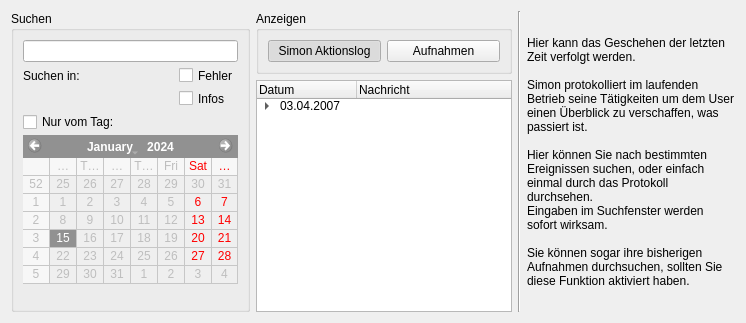
     <widget class="QWidget" name="page_4" >
      <layout class="QHBoxLayout" >
       <item>
        <widget class="QGroupBox" name="gwSearchInLogs" >
         <property name="maximumSize" >
          <size>
           <width>239</width>
           <height>16777215</height>
          </size>
         </property>
         <property name="title" >
          <string>Suchen</string>
         </property>
         <layout class="QVBoxLayout" >
          <item>
           <widget class="QLineEdit" name="leSearchLogs" />
          </item>
          <item>
           <layout class="QGridLayout" >
            <property name="leftMargin" >
             <number>0</number>
            </property>
            <property name="topMargin" >
             <number>0</number>
            </property>
            <property name="rightMargin" >
             <number>0</number>
            </property>
            <property name="bottomMargin" >
             <number>0</number>
            </property>
            <property name="horizontalSpacing" >
             <number>6</number>
            </property>
            <property name="verticalSpacing" >
             <number>6</number>
            </property>
            <item row="0" column="1" >
             <widget class="QCheckBox" name="cbLogError" >
              <property name="maximumSize" >
               <size>
                <width>16777215</width>
                <height>15</height>
               </size>
              </property>
              <property name="text" >
               <string>Fehler</string>
              </property>
             </widget>
            </item>
            <item row="1" column="1" >
             <widget class="QCheckBox" name="cbLogInfo" >
              <property name="maximumSize" >
               <size>
                <width>16777215</width>
                <height>15</height>
               </size>
              </property>
              <property name="text" >
               <string>Infos</string>
              </property>
             </widget>
            </item>
            <item row="1" column="0" >
             <spacer>
              <property name="orientation" >
               <enum>Qt::Horizontal</enum>
              </property>
              <property name="sizeHint" >
               <size>
                <width>40</width>
                <height>20</height>
               </size>
              </property>
             </spacer>
            </item>
            <item row="0" column="0" >
             <widget class="QLabel" name="lbSearchLogsFor" >
              <property name="maximumSize" >
               <size>
                <width>16777215</width>
                <height>15</height>
               </size>
              </property>
              <property name="text" >
               <string>Suchen in:</string>
              </property>
             </widget>
            </item>
           </layout>
          </item>
          <item>
           <widget class="QCheckBox" name="cbOnlyDay" >
            <property name="maximumSize" >
             <size>
              <width>16777215</width>
              <height>14</height>
             </size>
            </property>
            <property name="text" >
             <string>Nur vom Tag:</string>
            </property>
           </widget>
          </item>
          <item>
           <widget class="QCalendarWidget" name="cwLogDay" >
            <property name="enabled" >
             <bool>false</bool>
            </property>
            <property name="sizePolicy" >
             <sizepolicy vsizetype="Fixed" hsizetype="Fixed" >
              <horstretch>0</horstretch>
              <verstretch>0</verstretch>
             </sizepolicy>
            </property>
            <property name="minimumSize" >
             <size>
              <width>200</width>
              <height>0</height>
             </size>
            </property>
            <property name="firstDayOfWeek" >
             <enum>Qt::Monday</enum>
            </property>
            <property name="gridVisible" >
             <bool>true</bool>
            </property>
           </widget>
          </item>
          <item>
           <spacer>
            <property name="orientation" >
             <enum>Qt::Vertical</enum>
            </property>
            <property name="sizeHint" >
             <size>
              <width>217</width>
              <height>16</height>
             </size>
            </property>
           </spacer>
          </item>
         </layout>
        </widget>
       </item>
       <item>
        <layout class="QVBoxLayout" >
         <item>
          <widget class="QGroupBox" name="gbLogComponents" >
           <property name="title" >
            <string>Anzeigen</string>
           </property>
           <layout class="QHBoxLayout" >
            <item>
             <widget class="QPushButton" name="pbActionLog" >
              <property name="text" >
               <string>Simon Aktionslog</string>
              </property>
              <property name="checkable" >
               <bool>true</bool>
              </property>
              <property name="checked" >
               <bool>true</bool>
              </property>
             </widget>
            </item>
            <item>
             <widget class="QPushButton" name="pbRecordings" >
              <property name="text" >
               <string>Aufnahmen</string>
              </property>
              <property name="checkable" >
               <bool>true</bool>
              </property>
              <property name="checked" >
               <bool>false</bool>
              </property>
             </widget>
            </item>
           </layout>
          </widget>
         </item>
         <item>
          <widget class="QTreeWidget" name="twLogEntries" >
           <column>
            <property name="text" >
             <string>Datum</string>
            </property>
           </column>
           <column>
            <property name="text" >
             <string>Nachricht</string>
            </property>
           </column>
           <item>
            <property name="text" >
             <string>03.04.2007</string>
            </property>
            <property name="text" >
             <string/>
            </property>
            <item>
             <property name="text" >
              <string>15:30:12</string>
             </property>
             <property name="text" >
              <string>Just a mockup</string>
             </property>
            </item>
           </item>
          </widget>
         </item>
        </layout>
       </item>
       <item>
        <widget class="Line" name="liSep1_4" >
         <property name="orientation" >
          <enum>Qt::Vertical</enum>
         </property>
        </widget>
       </item>
       <item>
        <widget class="QLabel" name="lbHelpSystem_4" >
         <property name="maximumSize" >
          <size>
           <width>209</width>
           <height>16777215</height>
          </size>
         </property>
         <property name="text" >
          <string>Hier kann das Geschehen der letzten Zeit verfolgt werden.

Simon protokolliert im laufenden Betrieb seine Tätigkeiten um dem User einen Überblick zu verschaffen, was passiert ist.

Hier können Sie nach bestimmten Ereignissen suchen, oder einfach einmal durch das Protokoll durchsehen.
Eingaben im Suchfenster werden sofort wirksam.

Sie können sogar ihre bisherigen Aufnahmen durchsuchen, sollten Sie diese Funktion aktiviert haben.</string>
         </property>
         <property name="wordWrap" >
          <bool>true</bool>
         </property>
        </widget>
       </item>
      </layout>
     </widget>
